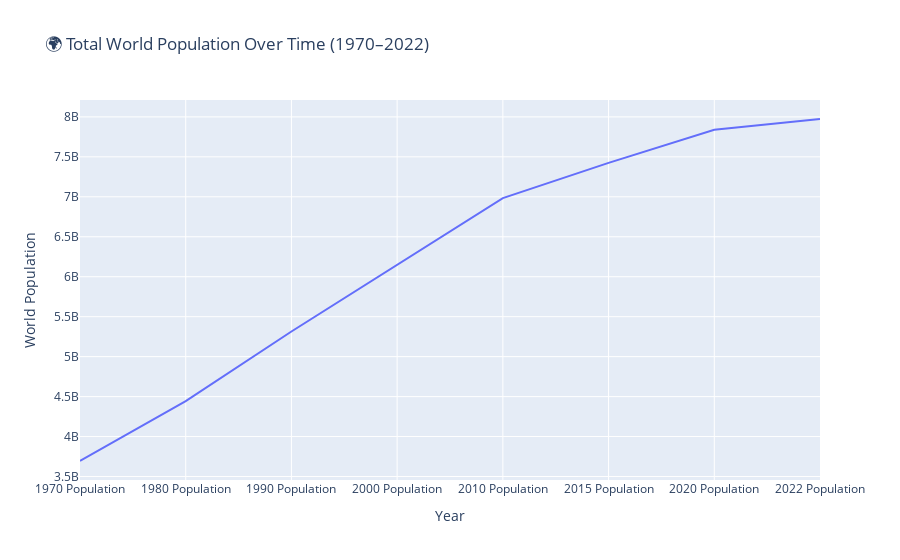

Here is the notebook cell this chart was saved with:
### Code cell
# ====================================================
#11.Total World Population Over Time (1970–2022)
# ====================================================

print("🌍 Total World Population Over Time (1970–2022)")

df_melted = df.melt(
    id_vars=['Country/Territory'],
    value_vars= population_columns,
    var_name='Year',
    value_name='Population'
)
world_pop = df_melted.groupby('Year')['Population'].sum().reset_index()

import plotly.express as px

fig = px.line(
    world_pop,
    x='Year',
    y='Population',
    title='🌍 Total World Population Over Time (1970–2022)',
    labels={'Population': 'World Population'}
)
fig.show()
plt.savefig("Population over time.jpg")

### Figure 1 — Plotly figure (JSON) as saved in the notebook; plotly's stock layout.template omitted (floating-point values rounded to 4 significant figures)
{"data": [{"hovertemplate": "Year=%{x}<br>World Population=%{y}<extra></extra>", "legendgroup": "", "line": {"color": "#636efa", "dash": "solid"}, "marker": {"symbol": "circle"}, "mode": "lines", "name": "", "orientation": "v", "showlegend": false, "type": "scatter", "x": ["1970 Population", "1980 Population", "1990 Population", "2000 Population", "2010 Population", "2015 Population", "2020 Population", "2022 Population"], "xaxis": "x", "y": [3694136661, 4442400371, 5314191665, 6147055703, 6983784998, 7424809761, 7839250603, 7973413042], "yaxis": "y"}], "layout": {"legend": {"tracegroupgap": 0}, "title": {"text": "🌍 Total World Population Over Time (1970–2022)"}, "xaxis": {"anchor": "y", "domain": [0, 1], "title": {"text": "Year"}}, "yaxis": {"anchor": "x", "domain": [0, 1], "title": {"text": "World Population"}}}}
